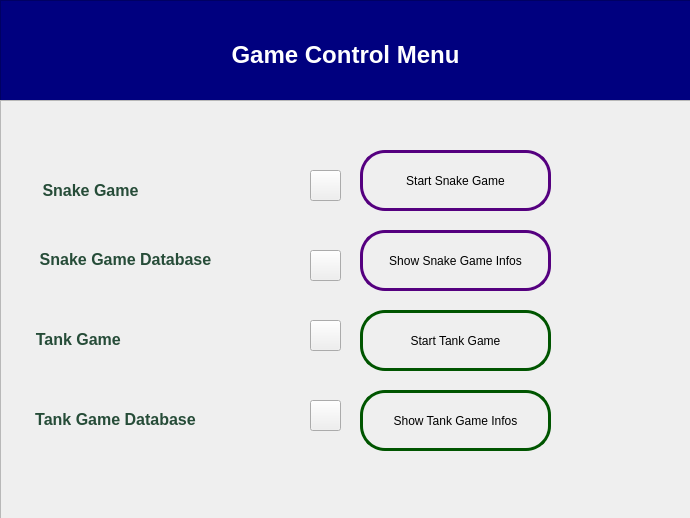
<?xml version="1.0" encoding="UTF-8"?>
<ui version="4.0">
 <class>Form</class>
 <widget class="QWidget" name="Form">
  <property name="geometry">
   <rect>
    <x>0</x>
    <y>0</y>
    <width>690</width>
    <height>518</height>
   </rect>
  </property>
  <property name="windowTitle">
   <string>Form</string>
  </property>
  <widget class="QFrame" name="frame">
   <property name="geometry">
    <rect>
     <x>0</x>
     <y>0</y>
     <width>691</width>
     <height>101</height>
    </rect>
   </property>
   <property name="styleSheet">
    <string notr="true">background-color: rgb(0, 0, 127);</string>
   </property>
   <property name="frameShape">
    <enum>QFrame::StyledPanel</enum>
   </property>
   <property name="frameShadow">
    <enum>QFrame::Raised</enum>
   </property>
   <widget class="QLabel" name="label_5">
    <property name="geometry">
     <rect>
      <x>160</x>
      <y>30</y>
      <width>371</width>
      <height>51</height>
     </rect>
    </property>
    <property name="styleSheet">
     <string notr="true">color: rgb(255, 255, 255);</string>
    </property>
    <property name="text">
     <string>&lt;html&gt;&lt;head/&gt;&lt;body&gt;&lt;p align=&quot;center&quot;&gt;&lt;span style=&quot; font-size:18pt; font-weight:600;&quot;&gt;Game Control Menu&lt;/span&gt;&lt;/p&gt;&lt;/body&gt;&lt;/html&gt;</string>
    </property>
   </widget>
  </widget>
  <widget class="QFrame" name="frame_2">
   <property name="geometry">
    <rect>
     <x>0</x>
     <y>100</y>
     <width>701</width>
     <height>441</height>
    </rect>
   </property>
   <property name="styleSheet">
    <string notr="true">
background-color: rgb(170, 255, 255);


QPushButton{ 
border-radius: 25px;
 border:3px solid #005500;
}

QPushButton::hover{ 
border-radius: 25px;
 border:3px solid #005500;
}</string>
   </property>
   <property name="frameShape">
    <enum>QFrame::StyledPanel</enum>
   </property>
   <property name="frameShadow">
    <enum>QFrame::Raised</enum>
   </property>
   <widget class="QLabel" name="label">
    <property name="geometry">
     <rect>
      <x>10</x>
      <y>70</y>
      <width>161</width>
      <height>41</height>
     </rect>
    </property>
    <property name="styleSheet">
     <string notr="true">color: rgb(38, 76, 56);</string>
    </property>
    <property name="text">
     <string>&lt;html&gt;&lt;head/&gt;&lt;body&gt;&lt;p&gt;&lt;span style=&quot; font-size:12pt; font-weight:600;&quot;&gt;Snake Game&lt;/span&gt;&lt;/p&gt;&lt;/body&gt;&lt;/html&gt;</string>
    </property>
    <property name="alignment">
     <set>Qt::AlignCenter</set>
    </property>
   </widget>
   <widget class="QLabel" name="label_2">
    <property name="geometry">
     <rect>
      <x>20</x>
      <y>150</y>
      <width>211</width>
      <height>41</height>
     </rect>
    </property>
    <property name="styleSheet">
     <string notr="true">color: rgb(38, 76, 56);</string>
    </property>
    <property name="text">
     <string>&lt;html&gt;&lt;head/&gt;&lt;body&gt;&lt;p&gt;&lt;span style=&quot; font-size:12pt; font-weight:600;&quot;&gt;Snake Game Database&lt;/span&gt;&lt;/p&gt;&lt;p&gt;&lt;br/&gt;&lt;/p&gt;&lt;/body&gt;&lt;/html&gt;</string>
    </property>
    <property name="alignment">
     <set>Qt::AlignCenter</set>
    </property>
   </widget>
   <widget class="QLabel" name="label_3">
    <property name="geometry">
     <rect>
      <x>10</x>
      <y>310</y>
      <width>211</width>
      <height>41</height>
     </rect>
    </property>
    <property name="styleSheet">
     <string notr="true">color: rgb(38, 76, 56);</string>
    </property>
    <property name="text">
     <string>&lt;html&gt;&lt;head/&gt;&lt;body&gt;&lt;p&gt;&lt;span style=&quot; font-size:12pt; font-weight:600;&quot;&gt;Tank Game Database&lt;/span&gt;&lt;/p&gt;&lt;p&gt;&lt;br/&gt;&lt;/p&gt;&lt;/body&gt;&lt;/html&gt;</string>
    </property>
    <property name="alignment">
     <set>Qt::AlignCenter</set>
    </property>
   </widget>
   <widget class="QLabel" name="label_4">
    <property name="geometry">
     <rect>
      <x>20</x>
      <y>230</y>
      <width>121</width>
      <height>41</height>
     </rect>
    </property>
    <property name="styleSheet">
     <string notr="true">color: rgb(38, 76, 56);</string>
    </property>
    <property name="text">
     <string>&lt;html&gt;&lt;head/&gt;&lt;body&gt;&lt;p&gt;&lt;span style=&quot; font-size:12pt; font-weight:600;&quot;&gt;Tank Game &lt;/span&gt;&lt;/p&gt;&lt;p&gt;&lt;br/&gt;&lt;/p&gt;&lt;/body&gt;&lt;/html&gt;</string>
    </property>
    <property name="alignment">
     <set>Qt::AlignCenter</set>
    </property>
   </widget>
   <widget class="QPushButton" name="pushButton">
    <property name="geometry">
     <rect>
      <x>360</x>
      <y>50</y>
      <width>191</width>
      <height>61</height>
     </rect>
    </property>
    <property name="styleSheet">
     <string notr="true">QPushButton{ 
border-radius: 25px;
 border:3px solid #55007f;
}

QPushButton::hover
{
background-color:#aaaaff ;
}</string>
    </property>
    <property name="text">
     <string>Start Snake Game</string>
    </property>
   </widget>
   <widget class="QPushButton" name="pushButton_2">
    <property name="geometry">
     <rect>
      <x>360</x>
      <y>130</y>
      <width>191</width>
      <height>61</height>
     </rect>
    </property>
    <property name="styleSheet">
     <string notr="true">QPushButton{ 
border-radius: 25px;
 border:3px solid #55007f;
}

QPushButton::hover
{
background-color:#aaaaff ;
}</string>
    </property>
    <property name="text">
     <string>Show Snake Game Infos</string>
    </property>
   </widget>
   <widget class="QPushButton" name="pushButton_3">
    <property name="geometry">
     <rect>
      <x>360</x>
      <y>210</y>
      <width>191</width>
      <height>61</height>
     </rect>
    </property>
    <property name="styleSheet">
     <string notr="true">QPushButton{ 
border-radius: 25px;
 border:3px solid #005500;
}

QPushButton::hover
{
background-color : lightgreen;
}</string>
    </property>
    <property name="text">
     <string>Start Tank Game</string>
    </property>
   </widget>
   <widget class="QPushButton" name="pushButton_4">
    <property name="geometry">
     <rect>
      <x>360</x>
      <y>290</y>
      <width>191</width>
      <height>61</height>
     </rect>
    </property>
    <property name="styleSheet">
     <string notr="true">QPushButton{ 
border-radius: 25px;
 border:3px solid #005500;
}

QPushButton::hover
{
background-color : lightgreen;
}</string>
    </property>
    <property name="text">
     <string>Show Tank Game Infos</string>
    </property>
   </widget>
   <widget class="QToolButton" name="toolButton">
    <property name="geometry">
     <rect>
      <x>310</x>
      <y>70</y>
      <width>31</width>
      <height>31</height>
     </rect>
    </property>
    <property name="styleSheet">
     <string notr="true">background-image: url(:/newPrefix/slitherButton.jpg);
background-repeat:none;</string>
    </property>
    <property name="text">
     <string/>
    </property>
   </widget>
   <widget class="QToolButton" name="toolButton_2">
    <property name="geometry">
     <rect>
      <x>310</x>
      <y>150</y>
      <width>31</width>
      <height>31</height>
     </rect>
    </property>
    <property name="styleSheet">
     <string notr="true">background-image: url(:/newPrefix/slitherButton.jpg);
background-repeat:none;</string>
    </property>
    <property name="text">
     <string/>
    </property>
   </widget>
   <widget class="QToolButton" name="toolButton_3">
    <property name="geometry">
     <rect>
      <x>310</x>
      <y>220</y>
      <width>31</width>
      <height>31</height>
     </rect>
    </property>
    <property name="styleSheet">
     <string notr="true">background-image: url(:/newPrefix/tankButton.jpg);
background-repeat:none;</string>
    </property>
    <property name="text">
     <string/>
    </property>
   </widget>
   <widget class="QToolButton" name="toolButton_4">
    <property name="geometry">
     <rect>
      <x>310</x>
      <y>300</y>
      <width>31</width>
      <height>31</height>
     </rect>
    </property>
    <property name="styleSheet">
     <string notr="true">background-image: url(:/newPrefix/tankButton.jpg);
background-repeat:none;</string>
    </property>
    <property name="text">
     <string/>
    </property>
   </widget>
  </widget>
 </widget>
 <resources>
  <include location="resimler.qrc"/>
 </resources>
 <connections/>
</ui>
